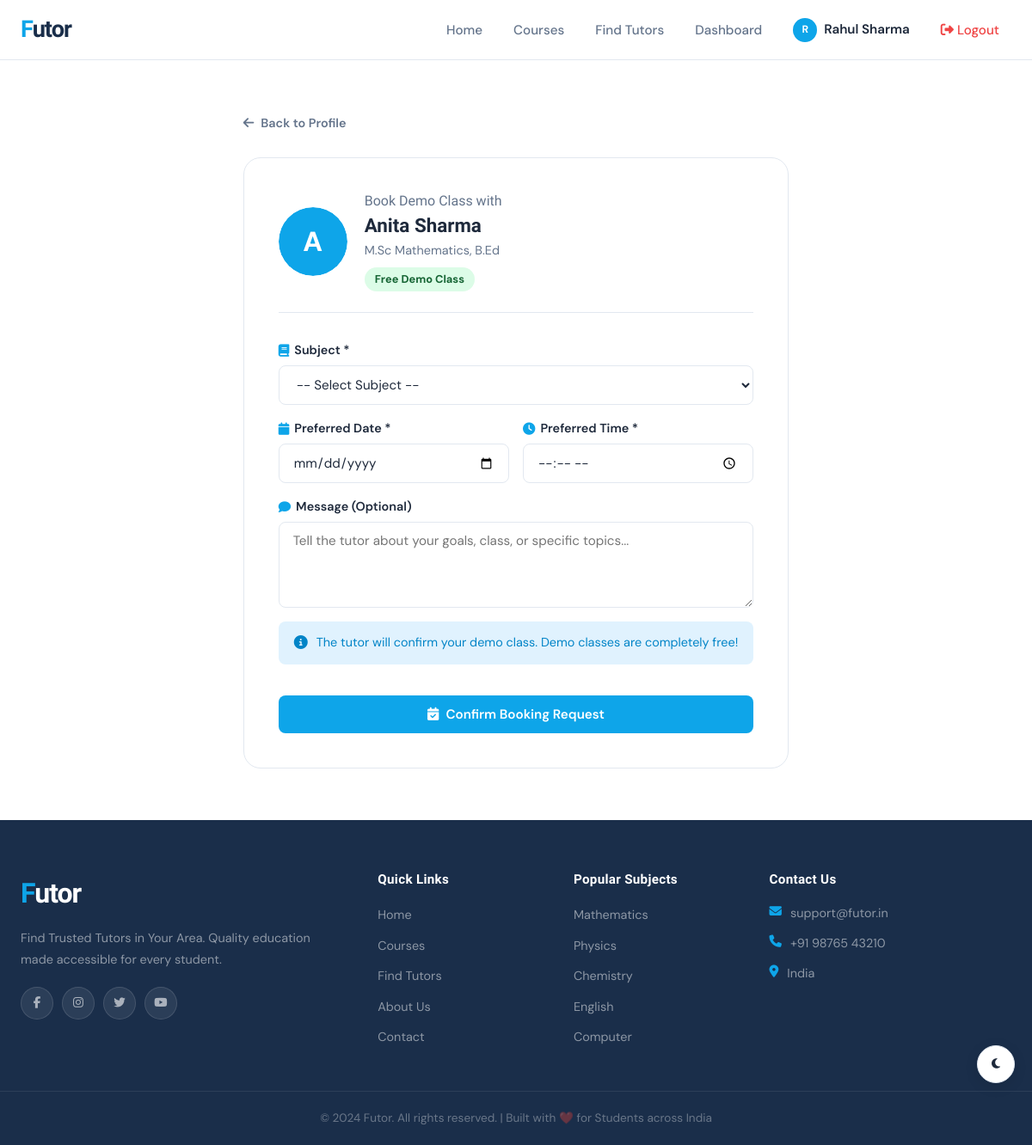
/bookings/book/2/ (signed in), run on the app's committed database.
### accounts/models.py (models this page shows, shortened)
class CustomUser(AbstractBaseUser, PermissionsMixin):
    ROLE_CHOICES = [
        ('student', 'Student'),
        ('teacher', 'Teacher'),
    ]
    full_name = models.CharField(max_length=150, verbose_name='Full Name')
    email = models.EmailField(unique=True, verbose_name='Email Address')
    phone_number = models.CharField(max_length=15, blank=True, null=True)
    profile_image = models.ImageField(
        upload_to='profile_images/',
        blank=True,
        null=True,
        default=None
    )
    role = models.CharField(
        max_length=10,
        choices=ROLE_CHOICES,
        blank=True,
        null=True,
        verbose_name='User Role'
    )
    is_active = models.BooleanField(default=True)
    is_staff = models.BooleanField(default=False)
    date_joined = models.DateTimeField(auto_now_add=True)
    USERNAME_FIELD = 'email'
    REQUIRED_FIELDS = ['full_name']
    objects = CustomUserManager()
    class Meta:
        verbose_name = 'User'
        verbose_name_plural = 'Users'

class TeacherProfile(models.Model):
    TEACHING_MODE_CHOICES = [
        ('online', 'Online Only'),
        ('offline', 'Offline / Home Tuition'),
        ('both', 'Both Online & Offline'),
    ]
    user = models.OneToOneField(
        CustomUser,
        on_delete=models.CASCADE,
        related_name='teacher_profile'
    )
    qualification = models.CharField(max_length=200, blank=True)
    experience_years = models.PositiveIntegerField(default=0, verbose_name='Experience (Years)')
    subjects = models.CharField(max_length=500, blank=True, help_text='Comma separated subjects')
    fees_per_month = models.DecimalField(max_digits=8, decimal_places=2, default=0)
    location = models.CharField(max_length=200, blank=True)
    city = models.CharField(max_length=100, blank=True)
    teaching_mode = models.CharField(
        max_length=10,
        choices=TEACHING_MODE_CHOICES,
        default='both'
    )
    bio = models.TextField(blank=True)
    demo_video = models.FileField(upload_to='demo_videos/', blank=True, null=True)
    youtube_link = models.URLField(blank=True, null=True)
    is_verified = models.BooleanField(default=False)
    is_available = models.BooleanField(default=True)
    created_at = models.DateTimeField(auto_now_add=True)
    updated_at = models.DateTimeField(auto_now=True)
    class Meta:
        verbose_name = 'Teacher Profile'
        verbose_name_plural = 'Teacher Profiles'
    def get_subjects_list(self):
        return [s.strip() for s in self.subjects.split(',') if s.strip()]

### bookings/views.py (the view, shortened to what this page needs)
# urls.py: path('book/<int:teacher_id>/', views.book_demo, name='book_demo'),
@login_required
def book_demo(request, teacher_id):
    teacher = get_object_or_404(CustomUser, id=teacher_id, role='teacher')
    context = {
        'teacher': teacher,
        'page_title': f'Book Demo - {teacher.full_name}'
    }
    return render(request, 'bookings/book_demo.html', context)

### templates/bookings/book_demo.html (shortened to what this page needs)
{% extends 'base.html' %}
{% load static %}
{% block content %}
<div class="auth-page">
    <div class="container" style="max-width:700px;padding:60px 20px;">
        <a href="{% url 'tutors:detail' teacher.id %}" class="back-link">
            <i class="fas fa-arrow-left"></i> Back to Profile
        </a>
        <div class="booking-form-card">
            <div class="booking-teacher-info">
                <div class="booking-avatar">
                    {% if teacher.profile_image %}
                        <img src="{{ teacher.profile_image.url }}" alt="{{ teacher.full_name }}">
                    {% else %}
                        <div class="booking-avatar-placeholder">{{ teacher.full_name|first|upper }}</div>
                    {% endif %}
                </div>
                <div>
                    <h2>Book Demo Class with</h2>
                    <h3>{{ teacher.full_name }}</h3>
                    {% if teacher.teacher_profile.qualification %}<p>{{ teacher.teacher_profile.qualification }}</p>{% endif %}
                    <span class="demo-free-badge">Free Demo Class</span>
                </div>
            </div>
            <form method="POST" action="{% url 'bookings:book_demo' teacher.id %}" class="auth-form">
                <div class="form-group">
                    <label class="form-label"><i class="fas fa-book"></i> Subject *</label>
                    <select name="subject" class="form-select" required>
                        <option value="">-- Select Subject --</option>
                    </select>
                </div>
                <div class="form-row">
                    <div class="form-group">
                        <label class="form-label"><i class="fas fa-calendar"></i> Preferred Date *</label>
                        <input type="date" name="preferred_date" class="form-input" required>
                    </div>
                    <div class="form-group">
                        <label class="form-label"><i class="fas fa-clock"></i> Preferred Time *</label>
                        <input type="time" name="preferred_time" class="form-input" required>
                    </div>
                </div>
                <div class="form-group">
                    <label class="form-label"><i class="fas fa-comment"></i> Message (Optional)</label>
                    <textarea name="message" class="form-textarea" rows="3" placeholder="Tell the tutor about your goals, class, or specific topics..."></textarea>
                </div>
                <div class="booking-note">
                    <i class="fas fa-info-circle"></i>
                    <p>The tutor will confirm your demo class. Demo classes are completely free!</p>
                </div>
                <button type="submit" class="btn-primary btn-full">
                    <i class="fas fa-calendar-check"></i> Confirm Booking Request
                </button>
            </form>
        </div>
    </div>
</div>
{% endblock %}

### templates/base.html (shortened to what this page needs)
<!DOCTYPE html>
<html lang="en">
<head>
    <link rel="stylesheet" href="https://cdnjs.cloudflare.com/ajax/libs/font-awesome/6.5.0/css/all.min.css">
    {% load static %}
    <link rel="stylesheet" href="{% static 'css/main.css' %}">
</head>
<body class="{% block body_class %}{% endblock %}">
    <nav class="navbar" id="navbar">
        <div class="nav-container">
            <a href="{% url 'home:index' %}" class="nav-logo">
                <span class="logo-f">F</span>utor
            </a>
            <ul class="nav-links" id="navLinks">
                <li>
                    <a href="{% url 'home:index' %}"
                       class="nav-link {% if request.resolver_match.app_name == 'home' and request.resolver_match.url_name == 'index' %}active{% endif %}">
                        Home
                    </a>
                </li>
                <li>
                    <a href="{% url 'courses:courses' %}"
                       class="nav-link {% if request.resolver_match.app_name == 'courses' %}active{% endif %}">
                        Courses
                    </a>
                </li>
                <li>
                    <a href="{% url 'tutors:list' %}"
                       class="nav-link {% if request.resolver_match.app_name == 'tutors' %}active{% endif %}">
                        Find Tutors
                    </a>
                </li>
                {% if user.is_authenticated %}
                    <li>
                        <a href="{% if user.role == 'teacher' %}{% url 'dashboard:teacher' %}{% else %}{% url 'dashboard:student' %}{% endif %}"
                           class="nav-link {% if request.resolver_match.app_name == 'dashboard' %}active{% endif %}">
                            Dashboard
                        </a>
                    </li>
                    <li class="nav-dropdown">
                        <a href="{% url 'accounts:profile' %}" class="nav-link nav-profile-btn">
                            {% if user.profile_image %}
                                <img src="{{ user.profile_image.url }}" alt="Profile" class="nav-avatar">
                            {% else %}
                                <div class="nav-avatar-placeholder">{{ user.full_name|first|upper }}</div>
                            {% endif %}
                            {{ user.full_name|truncatechars:12 }}
                        </a>
                    </li>
                    <li>
                        <a href="{% url 'accounts:logout' %}" class="nav-link nav-logout-btn">
                            <i class="fas fa-sign-out-alt"></i> Logout
                        </a>
                    </li>
                {% endif %}
            </ul>
        </div>
    </nav>
    <main class="main-content">
        {% block content %}{% endblock %}
    </main>
    {% block footer %}
    <footer class="footer">
        <div class="footer-container">
            <div class="footer-col footer-brand">
                <a href="{% url 'home:index' %}" class="footer-logo">
                    <span class="logo-f">F</span>utor
                </a>
                <p class="footer-desc">Find Trusted Tutors in Your Area. Quality education made accessible for every student.</p>
                <div class="footer-social">
                    <a href="#" class="social-icon" aria-label="Facebook"><i class="fab fa-facebook-f"></i></a>
                    <a href="#" class="social-icon" aria-label="Instagram"><i class="fab fa-instagram"></i></a>
                    <a href="#" class="social-icon" aria-label="Twitter"><i class="fab fa-twitter"></i></a>
                    <a href="#" class="social-icon" aria-label="YouTube"><i class="fab fa-youtube"></i></a>
                </div>
            </div>
            <div class="footer-col">
                <h4 class="footer-heading">Quick Links</h4>
                <ul class="footer-links">
                    <li><a href="{% url 'home:index' %}">Home</a></li>
                    <li><a href="{% url 'courses:courses' %}">Courses</a></li>
                    <li><a href="{% url 'tutors:list' %}">Find Tutors</a></li>
                    <li><a href="{% url 'home:about' %}">About Us</a></li>
                    <li><a href="{% url 'home:contact' %}">Contact</a></li>
                </ul>
            </div>
            <div class="footer-col">
                <h4 class="footer-heading">Popular Subjects</h4>
                <ul class="footer-links">
                    <li><a href="{% url 'tutors:list' %}?subject=Mathematics">Mathematics</a></li>
                    <li><a href="{% url 'tutors:list' %}?subject=Physics">Physics</a></li>
                    <li><a href="{% url 'tutors:list' %}?subject=Chemistry">Chemistry</a></li>
                    <li><a href="{% url 'tutors:list' %}?subject=English">English</a></li>
                    <li><a href="{% url 'tutors:list' %}?subject=Computer Science">Computer</a></li>
                </ul>
            </div>
            <div class="footer-col">
                <h4 class="footer-heading">Contact Us</h4>
                <ul class="footer-contact">
                    <li><i class="fas fa-envelope"></i> support@futor.in</li>
                    <li><i class="fas fa-phone"></i> +91 98765 43210</li>
                    <li><i class="fas fa-map-marker-alt"></i> India</li>
                </ul>
            </div>
        </div>
        <div class="footer-bottom">
            <p>&copy; 2024 Futor. All rights reserved. | Built with ❤️ for Students across India</p>
        </div>
    </footer>
    {% endblock %}
    <button class="theme-toggle" id="themeToggle" aria-label="Toggle dark mode">
        <i class="fas fa-moon" id="themeIcon"></i>
    </button>
    {% load static %}
</body>
</html>

### data on the page
CustomUser: full_name|first "R", full_name "Rahul Sharma"
CustomUser: full_name|first "A", full_name "Anita Sharma", teacher_profile.qualification "M.Sc Mathematics, B.Ed"
